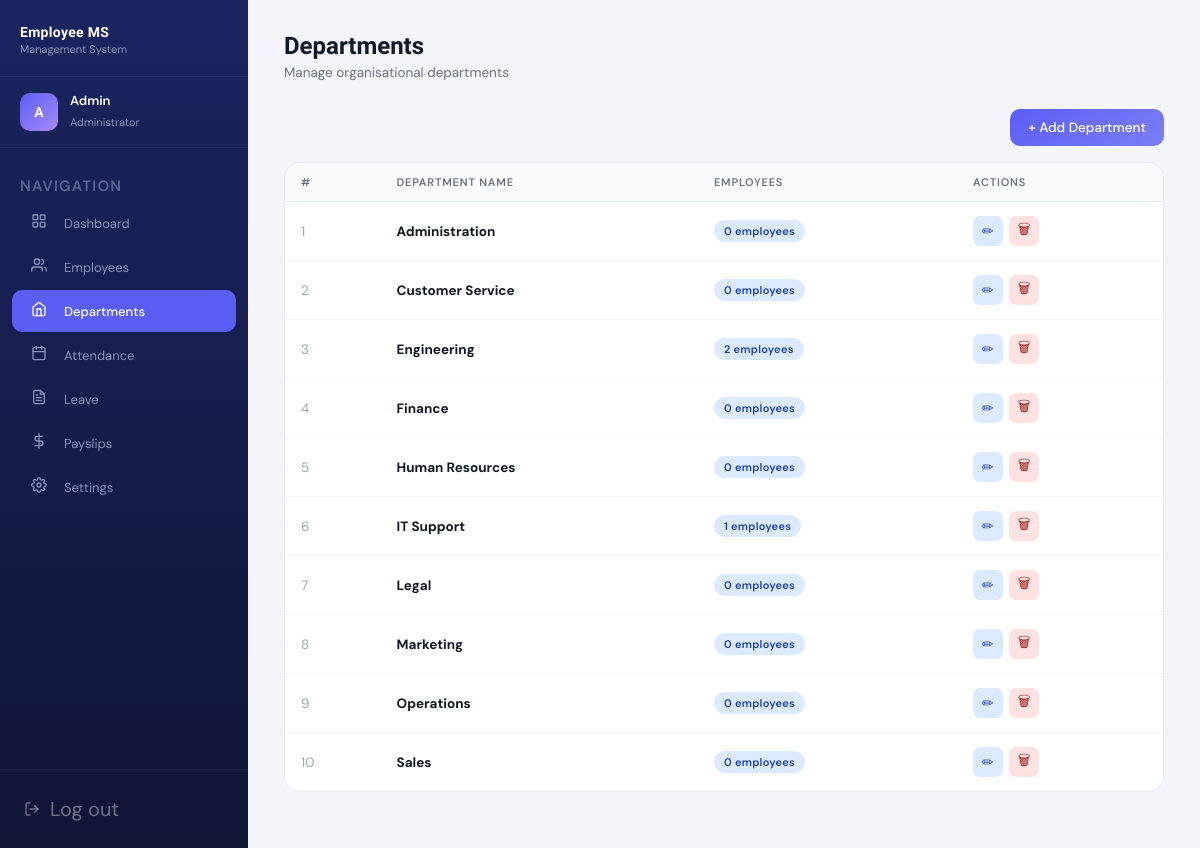
The app's page /admin/departments.php (signed in) with its own data.
### tables this page shows
CREATE TABLE IF NOT EXISTS departments (
    department_id   INT          PRIMARY KEY AUTO_INCREMENT,
    department_name VARCHAR(100) UNIQUE NOT NULL
);

### admin/departments.php (the view, shortened to what this page needs)
<?php
require_once '../database/config.php';
$departments = $conn->query("
    SELECT d.*, COUNT(e.employee_id) as emp_count
    FROM departments d
    LEFT JOIN employees e ON d.department_id = e.department_id AND e.is_active=1
    GROUP BY d.department_id
    ORDER BY d.department_name
")->fetch_all(MYSQLI_ASSOC);
?>
<!DOCTYPE html>
<html lang="en">
<head>
    <link rel="stylesheet" href="../assets/css/dashboard.css">
</head>
<body>
<div class="app-layout">
    <?php include 'sidebar.php'; ?>
    <div class="main-content">
        <div class="page-header">
            <h1>Departments</h1>
            <p>Manage organisational departments</p>
        </div>
        <div class="page-body">
            <div class="flex-between mb-2">
                <button class="btn btn-primary" onclick="document.getElementById('addModal').classList.add('open')">+ Add Department</button>
            </div>
            <div class="card">
                <table>
                    <thead>
                        <tr>
                            <th>#</th>
                            <th>Department Name</th>
                            <th>Employees</th>
                            <th>Actions</th>
                        </tr>
                    </thead>
                    <tbody>
                    <?php foreach ($departments as $i => $d): ?>
                        <tr>
                            <td style="color:#9ca3af;"><?= $i+1 ?></td>
                            <td><strong><?= htmlspecialchars($d['department_name']) ?></strong></td>
                            <td><span class="badge badge-info"><?= $d['emp_count'] ?> employees</span></td>
                            <td>
                                <div class="action-btns">
                                    <button class="icon-btn icon-btn-edit" onclick="editDept(<?= $d['department_id'] ?>, '<?= htmlspecialchars($d['department_name'], ENT_QUOTES) ?>')">✏</button>
                                    <form method="POST" style="display:inline;" onsubmit="return confirm('Delete this department?')">
                                        <button type="submit" class="icon-btn icon-btn-reject">🗑</button>
                                    </form>
                                </div>
                            </td>
                        </tr>
                    <?php endforeach; ?>
                    </tbody>
                </table>
            </div>
        </div>
    </div>
</div>
</body>
</html>

### assets/css/dashboard.css (style rules this page uses)
*, *::before, *::after { box-sizing: border-box; margin: 0; padding: 0; }
:root { --navy: #0f1535; --navy-mid: #1a2560; --accent: #5b5ef4; --accent-light: #7b7ef7; --sidebar-width: 248px; --text-white: #ffffff; --text-muted: #8892b8; --body-bg: #f4f5fb; --card-bg: #ffffff; --border: #e8eaf6; --success: #10b981; --warning: #f59e0b; --danger: #ef4444; --info: #3b82f6; --text-dark: #111827; --text-gray: #6b7280; }
html, body { height: 100%; font-family: 'DM Sans', sans-serif; background: var(--body-bg); color: var(--text-dark); }
.app-layout { display: flex; height: 100vh; overflow: hidden; }
.main-content { margin-left: var(--sidebar-width); flex: 1; overflow-y: auto; height: 100vh; }
.page-header { padding: 32px 36px 0; }
.page-header h1 { font-family: 'Sora', sans-serif; font-size: 24px; font-weight: 700; color: var(--text-dark); margin-bottom: 4px; }
.page-header p { font-size: 13.5px; color: var(--text-gray); margin-bottom: 28px; }
.page-body { padding: 0 36px 36px; }
.card { background: var(--card-bg); border: 1px solid var(--border); border-radius: 16px; overflow: hidden; margin-bottom: 20px; }
table { width: 100%; border-collapse: collapse; }
thead th { text-align: left; font-size: 11px; font-weight: 600; color: var(--text-gray); text-transform: uppercase; letter-spacing: 0.8px; padding: 12px 16px; border-bottom: 1px solid var(--border); background: #fafbff; }
tbody td { padding: 14px 16px; font-size: 13.5px; color: var(--text-dark); border-bottom: 1px solid #f3f4f6; }
tbody tr:last-child td { border-bottom: none; }
.badge { display: inline-flex; align-items: center; padding: 4px 10px; border-radius: 20px; font-size: 11px; font-weight: 600; letter-spacing: 0.3px; }
.badge-info { background: #dbeafe; color: #1e40af; }
.btn { display: inline-flex; align-items: center; gap: 8px; padding: 10px 18px; border-radius: 10px; font-size: 13.5px; font-family: 'DM Sans', sans-serif; font-weight: 500; cursor: pointer; border: none; text-decoration: none; transition: all 0.2s; }
.btn-primary { background: linear-gradient(135deg, var(--accent), var(--accent-light)); color: white; }
.mb-2 { margin-bottom: 16px; }
.flex-between { display: flex; align-items: center; justify-content: space-between; }
.action-btns { display: flex; gap: 6px; }
.icon-btn { width: 30px; height: 30px; border-radius: 7px; border: none; cursor: pointer; display: flex; align-items: center; justify-content: center; font-size: 14px; transition: all 0.2s; }
.icon-btn-reject { background: #fee2e2; color: #991b1b; }
.icon-btn-edit { background: #dbeafe; color: #1e40af; }

### records on screen
departments: department_name "Administration", emp_count "0"
departments: department_name "Customer Service", emp_count "0"
departments: department_name "Engineering", emp_count "2"
departments: department_name "Finance", emp_count "0"
departments: department_name "Human Resources", emp_count "0"
departments: department_name "IT Support", emp_count "1"
departments: department_name "Legal", emp_count "0"
departments: department_name "Marketing", emp_count "0"
departments: department_name "Operations", emp_count "0"
departments: department_name "Sales", emp_count "0"

### other values on screen
$initials "A"
$name "Admin"
